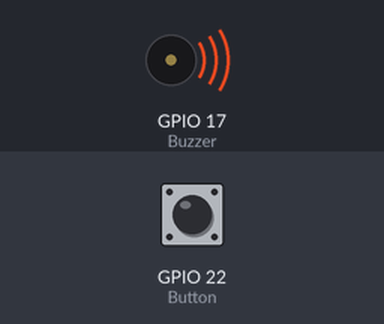
Bench run of a program on a simulated Raspberry Pi (BCM pin numbers). On the bench: buzzer (waves = sounding, pin HIGH). The inputs (shaded band) are chosen by the test bench; at power-on: GPIO 22 (Button) HIGH.

Above: at 1.2 s.
1.3 s: GPIO 22 (Button) pulled LOW for 0.6 s
At 1.9 s:
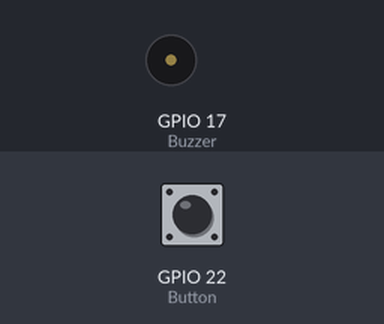
3.5 s: GPIO 22 (Button) pulled LOW for 3.2 s
At 7.3 s:
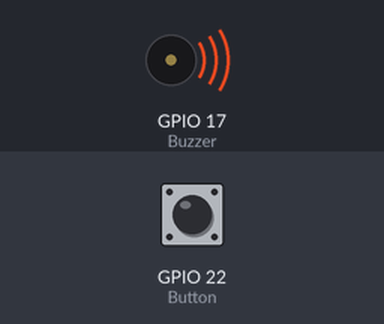
Timing chart, 0 to 8.8 s (numbered marks = the images above; inputs shaded):
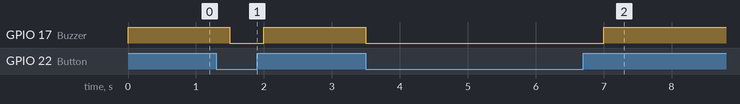

The program:

worked_buzzer_button.py
```python
#Libraries
import RPi.GPIO as GPIO
from time import sleep
#Set warnings off (optional)
GPIO.setwarnings(False)
GPIO.setmode(GPIO.BCM)
#Set Button and Buzzer pins
Button = 22
#beyaz
Buzzer = 17
#mor
GPIO.setup(Button,GPIO.IN,pull_up_down=GPIO.PUD_UP)
GPIO.setwarnings(False)
#Select GPIO mode
GPIO.setmode(GPIO.BCM)
GPIO.setup(Buzzer,GPIO.OUT)
#Run forever loop
while True:
    button_state = GPIO.input(Button)
    if button_state == 0:
        GPIO.output(Buzzer,GPIO.LOW)
        sleep(0.5)
    else:
        GPIO.output(Buzzer,GPIO.HIGH)
        sleep(0.5) # Delay in seconds
```

Measured:
- after the input at 1.3 s, GPIO 17 (Buzzer): HIGH → LOW after 0.20 s, → HIGH 0.50 s later
- after the input at 3.5 s, GPIO 17 (Buzzer): HIGH → LOW at once, → HIGH 3.5 s later
